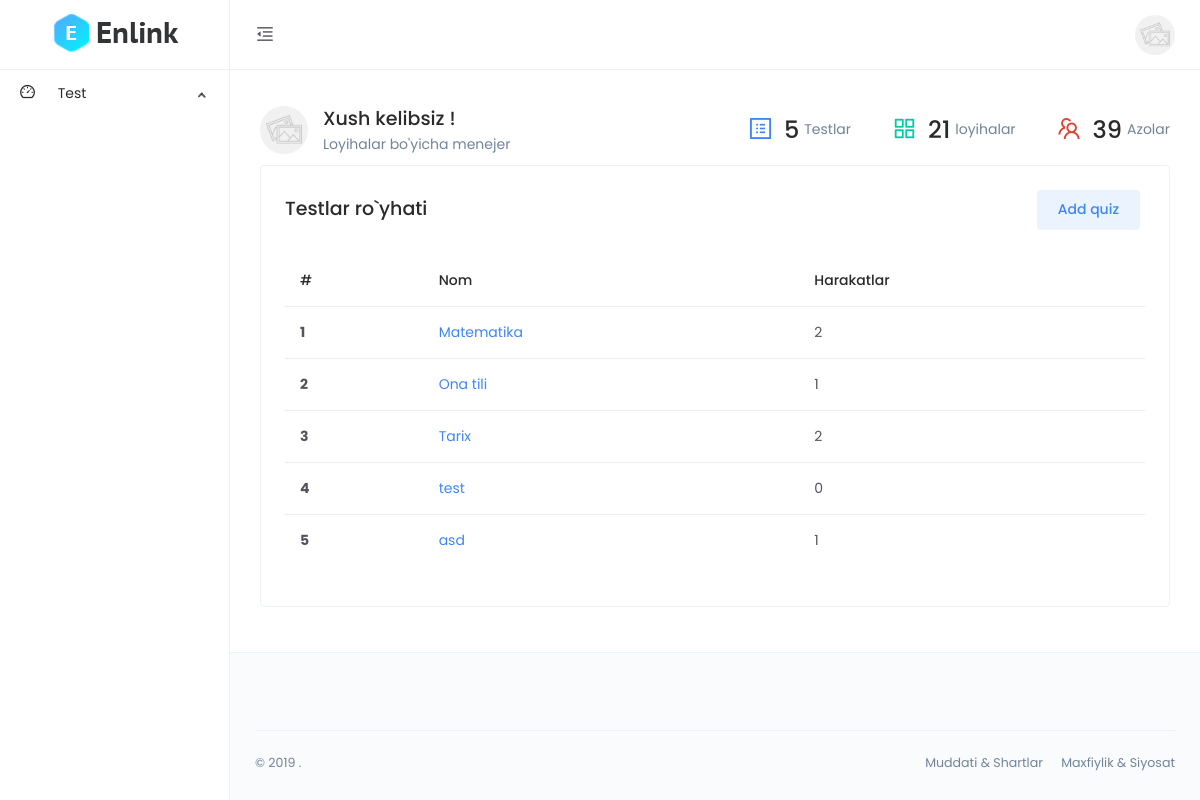
The page /dashboard/ (signed in) on the database its author committed.
### main/models.py (models this page shows, shortened)
class CodeGenerate(models.Model):
    code = models.CharField(max_length=255, blank=True,unique=True)
    class Meta:
        abstract = True

class Quiz(CodeGenerate):
    name = models.CharField(max_length=255)
    author = models.ForeignKey(User, on_delete=models.SET_NULL, null=True)
    @property
    def all(self):
        return f'{Question.objects.filter(quiz=self.id).count()}'

### dashboard/views.py (the view)
# urls.py: path('', views.index,name='index'),
def index(request):
    quizzes = models.Quiz.objects.filter(author=request.user.id)
    return render(request, 'index.html', {'quizzes':quizzes})

### templates/index.html
{% extends 'base.html' %}
{% load static %}
{% block content %}
         <div class="main-content">
            <div class="page-header no-gutters">
                <div class="d-md-flex align-items-md-center justify-content-between">
                    <div class="media m-v-10 align-items-center">
                        <div class="avatar avatar-image avatar-lg">
                            <img src="{% static 'images/avatars/thumb-3.jpg' %}" alt="">
                        </div>
                        <div class="media-body m-l-15">
                            <h4 class="m-b-0">Xush kelibsiz !</h4>
                            <span class="text-gray">Loyihalar bo'yicha menejer</span>
                        </div>
                    </div>
                    <div class="d-md-flex align-items-center d-none">
                        <div class="media align-items-center m-r-40 m-v-5">
                            <div class="font-size-27">
                                <i class="text-primary anticon anticon-profile"></i>
                            </div>
                            <div class="d-flex align-items-center m-l-10">
                                <h2 class="m-b-0 m-r-5">{{quizzes|length}}</h2>
                                <span class="text-gray">Testlar</span>
                            </div>
                        </div>
                        <div class="media align-items-center m-r-40 m-v-5">
                            <div class="font-size-27">
                                <i class="text-success  anticon anticon-appstore"></i>
                            </div>
                            <div class="d-flex align-items-center m-l-10">
                                <h2 class="m-b-0 m-r-5">21</h2>
                                <span class="text-gray">loyihalar</span>
                            </div>
                        </div>
                        <div class="media align-items-center m-v-5">
                            <div class="font-size-27">
                                <i class="text-danger anticon anticon-team"></i>
                            </div>
                            <div class="d-flex align-items-center m-l-10">
                                <h2 class="m-b-0 m-r-5">39</h2>
                                <span class="text-gray">Azolar</span>
                            </div>
                        </div>
                    </div>
                </div>
                <div class="card">
                    <div class="card-body">
                        <div class="d-flex align-items-center justify-content-between m-b-15">
                            <h4 class="m-b-0">Testlar ro`yhati</h4>
                            <div class="card-toolbar">
                                <ul>
                                    <li>
                                        <a class="text-gray" href="{% url 'quiz_create' %}">
                                            <button class="btn btn-primary btn-tone m-r-5">Add quiz</button>
                                        </a>
                                    </li>
                                </ul>
                            </div>
                        </div>
                        <div class="m-t-25">
                            <div class="table-responsive">
                                <table class="table">
                                    <thead>
                                        <tr>
                                            <th scope="col">#</th>
                                            <th scope="col">Nom</th>
                                            <th scope="col">Harakatlar</th>
                                        </tr>
                                    </thead>
                                    <tbody>
                                        {% for q in quizzes %}
                                        <tr>
                                            <th scope="row">{{forloop.counter}}</th>
                                            <td><a href="{% url 'quiz_detail' q.code %}">{{q.name}}</a></td>
                                            <td>{{q.all}}</td>
                                        </tr>
                                        {% endfor %}
                                    </tbody>
                                </table>
                            </div>
                        </div>
                    </div>
                </div>
            </div>
        </div>
{% endblock %}

### rows shown on the page
Quiz: name "Matematika", all "2"
Quiz: name "Ona tili", all "1"
Quiz: name "Tarix", all "2"
Quiz: name "test", all "0"
Quiz: name "asd", all "1"

### other values the page prints
{{ quizzes|length }} "5"
